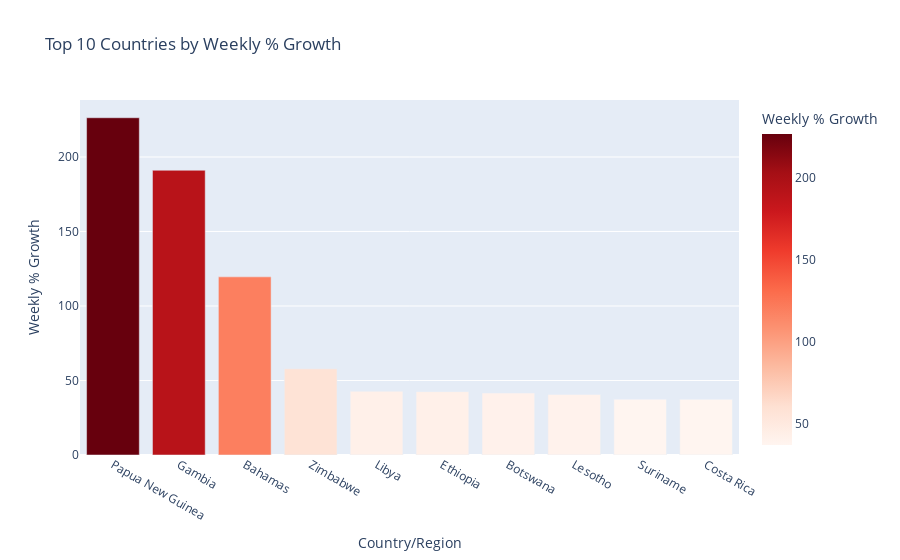

Notebook source saved alongside this figure:
### Code cell
if 'Date' in df.columns:
    df['Date'] = pd.to_datetime(df['Date'])

df['Weekly Increase'] = df['Confirmed'] - df['Confirmed last week']

df['Weekly % Growth'] = df['Weekly Increase'] / df['Confirmed last week'] * 100

if 'Date' in df.columns:

    daily_cases = df.groupby('Date')['New cases'].sum().reset_index()
    daily_cases['7-day Avg'] = daily_cases['New cases'].rolling(window=7).mean()

    fig1 = px.line(daily_cases, x='Date', y=['New cases', '7-day Avg'], 
                   title='Daily New Cases and 7-Day Rolling Average')
    fig1.show()

trend_rates = df[['Recovered / 100 Cases', 'Deaths / 100 Cases']].mean()

print(f"Avg Recovered / 100 Cases: {trend_rates['Recovered / 100 Cases']:.2f}")
print(f"Avg Deaths / 100 Cases: {trend_rates['Deaths / 100 Cases']:.2f}")

top_growth = df.sort_values(by='Weekly % Growth', ascending=False)[
    ['Country/Region', 'Confirmed', 'Confirmed last week', 'Weekly % Growth']
].head(10)

print(top_growth)

fig2 = px.bar(top_growth, 
              x='Country/Region', 
              y='Weekly % Growth', 
              title='Top 10 Countries by Weekly % Growth',
              color='Weekly % Growth',
              color_continuous_scale='Reds')
fig2.show()

### Figure 1 — Plotly figure (JSON) as saved in the notebook; plotly's stock layout.template omitted (floating-point values rounded to 4 significant figures)
{"data": [{"alignmentgroup": "True", "hovertemplate": "Country/Region=%{x}<br>Weekly % Growth=%{marker.color}<extra></extra>", "legendgroup": "", "marker": {"color": [226.3, 191.1, 119.5, 57.85, 42.78, 42.52, 41.57, 40.67, 37.44, 37.34], "coloraxis": "coloraxis", "pattern": {"shape": ""}}, "name": "", "offsetgroup": "", "orientation": "v", "showlegend": false, "textposition": "auto", "type": "bar", "x": ["Papua New Guinea", "Gambia", "Bahamas", "Zimbabwe", "Libya", "Ethiopia", "Botswana", "Lesotho", "Suriname", "Costa Rica"], "xaxis": "x", "y": [226.3, 191.1, 119.5, 57.85, 42.78, 42.52, 41.57, 40.67, 37.44, 37.34], "yaxis": "y"}], "layout": {"autosize": true, "barmode": "relative", "coloraxis": {"colorbar": {"title": {"text": "Weekly % Growth"}}, "colorscale": [[0, "rgb(255,245,240)"], [0.125, "rgb(254,224,210)"], [0.25, "rgb(252,187,161)"], [0.375, "rgb(252,146,114)"], [0.5, "rgb(251,106,74)"], [0.625, "rgb(239,59,44)"], [0.75, "rgb(203,24,29)"], [0.875, "rgb(165,15,21)"], [1, "rgb(103,0,13)"]]}, "legend": {"tracegroupgap": 0}, "title": {"text": "Top 10 Countries by Weekly % Growth"}, "xaxis": {"anchor": "y", "autorange": true, "domain": [0, 1], "range": [-0.5, 9.5], "title": {"text": "Country/Region"}, "type": "category"}, "yaxis": {"anchor": "x", "autorange": true, "domain": [0, 1], "range": [0, 238.2], "title": {"text": "Weekly % Growth"}, "type": "linear"}}}
